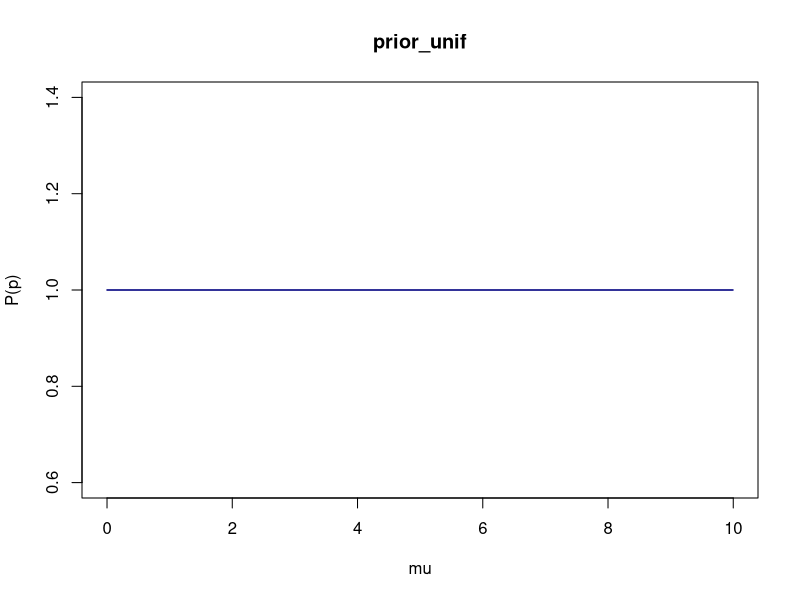
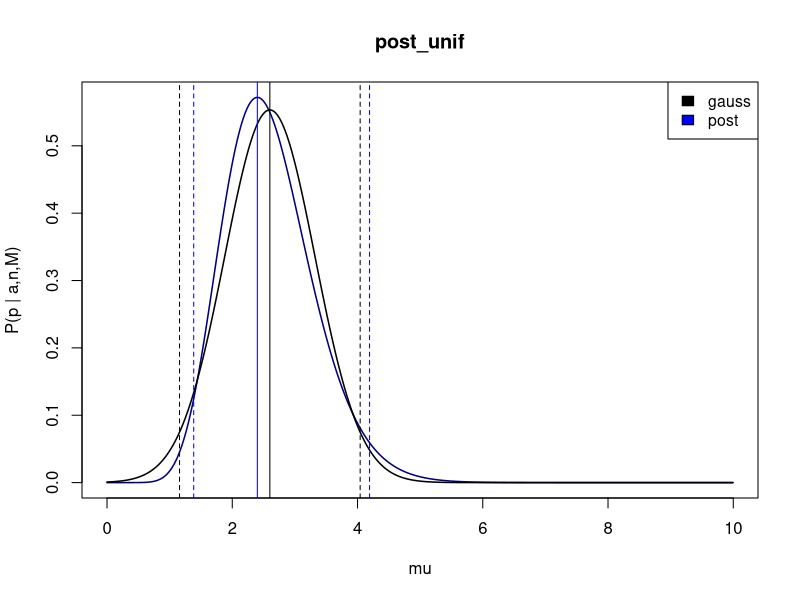
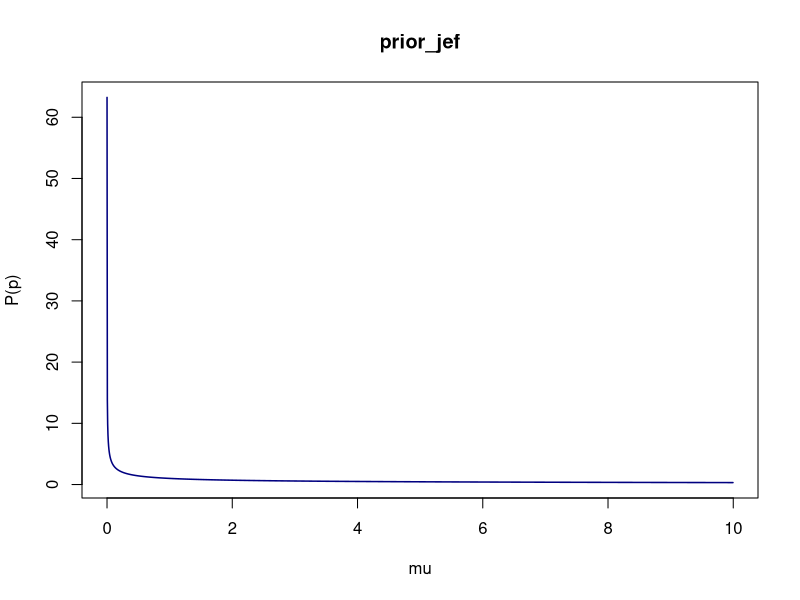
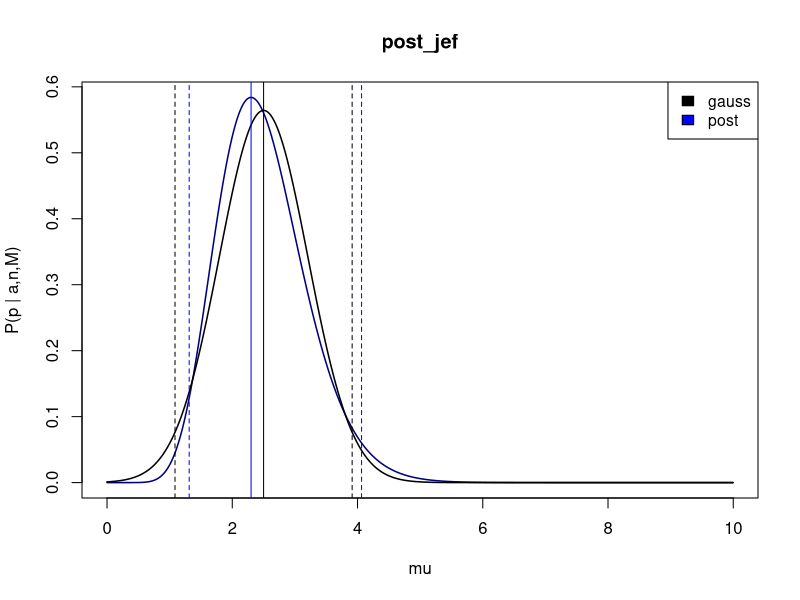
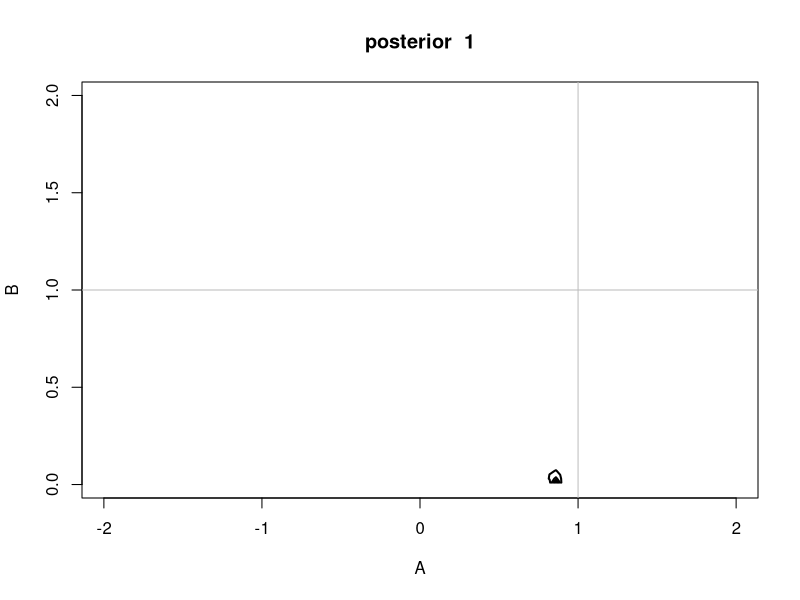
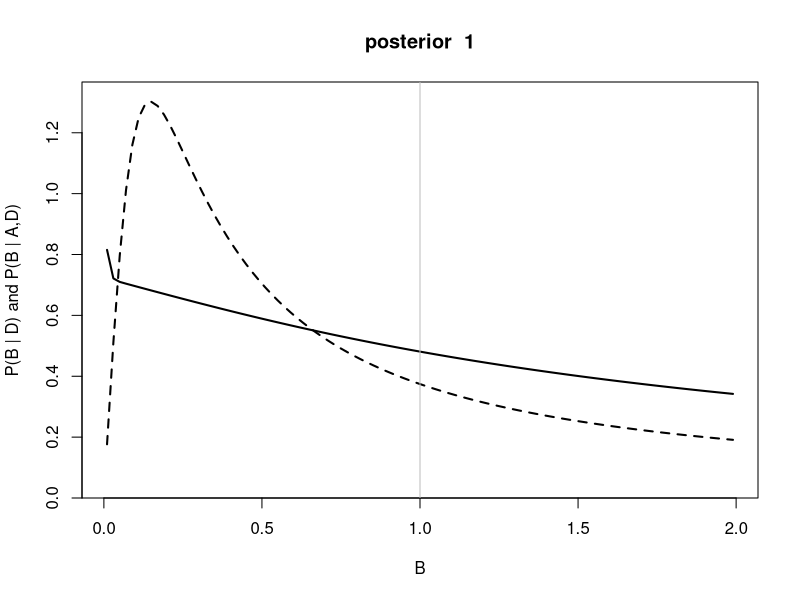
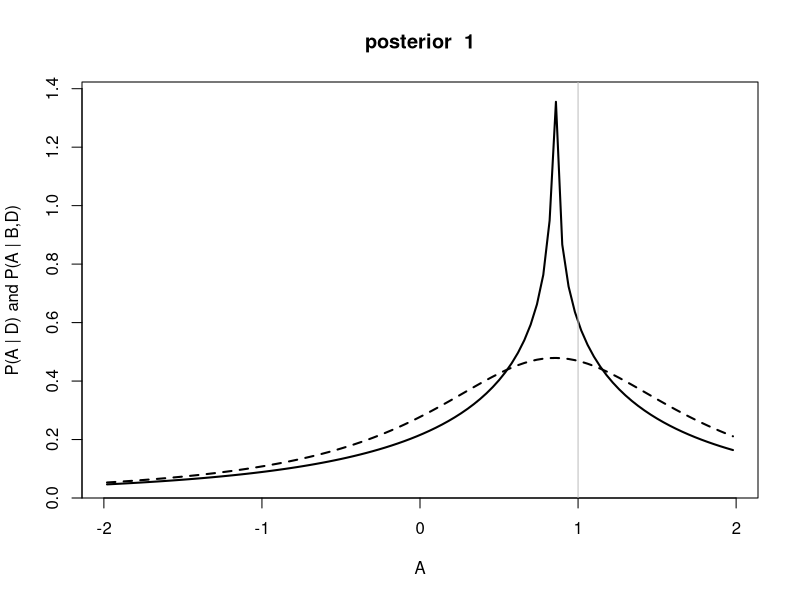
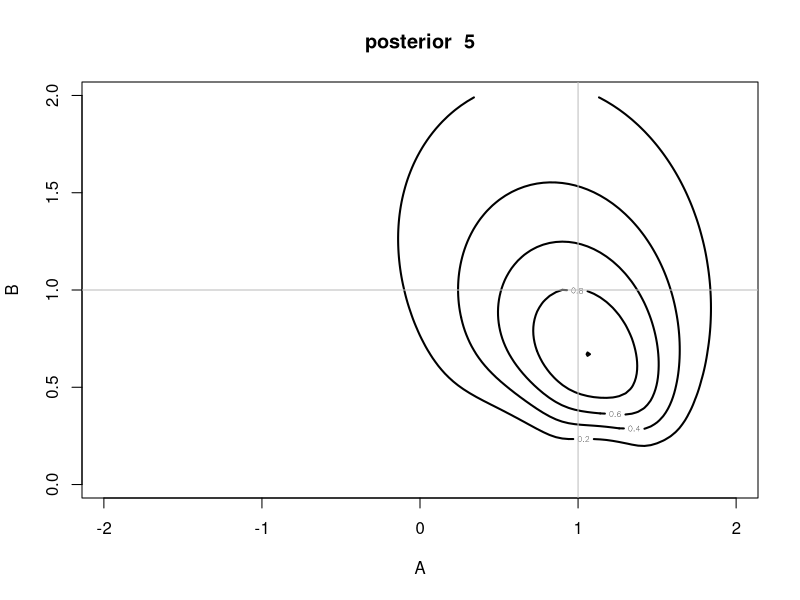

Generate these figures, in order, with R:
## ---- chunk 1
n_sample <- 2000
delta_mu <- 10/n_sample
mu <- seq(from=1/(2*n_sample), by=delta_mu , length.out=n_sample)

n <- 5

#unif
prior_unif <- dunif(mu)
prior_unif <- 0*mu+1
plot(mu, prior_unif, type="l", lwd=1.5, col='navy',  ylab="P(p)", main='prior_unif')

#post
a_unif <- 13
post_unif <- dgamma(mu, a_unif, n)
plot(mu, post_unif, type="l", lwd=1.5, col='navy',  ylab="P(p | a,n,M)", main='post_unif')

#mean
E_unif <- delta_mu*sum(mu*post_unif)
e_unif <- a_unif/n
#mode
mode_unif <- mu[which.max(post_unif)]

#var
E2_unif <- delta_mu*sum(mu^2*post_unif)
V_unif <- E2_unif - E_unif^2
v_unif <- a_unif/n^2
#sigma
S_unif <- sqrt(V_unif)
s_unif <- sqrt(v_unif)

#median
m_unif <- qgamma(1/2, a_unif, n)

#CL
x0_unif <- qgamma(0.025, a_unif, n)
x1_unif <- qgamma(0.975, a_unif, n)

#gauss approx
lines(mu, dnorm(mu, E_unif, S_unif), lwd=1.5)
abline(v=mode_unif, lty=1, col='blue')
abline(v=E_unif)
abline(v=x0_unif, lty=2, col='blue')
abline(v=x1_unif, lty=2, col='blue')
abline(v=E_unif+2*S_unif, lty=2)
abline(v=E_unif-2*S_unif, lty=2)
legend("topright", c("gauss","post"), fill = c("black", "blue"), cex=0.95)

#jefferis
prior_jef <- mu^(-1/2)
plot(mu, prior_jef, type="l", lwd=1.5, col='navy',  ylab="P(p)", main='prior_jef')

a_jef <- 25/2
post_jef <- dgamma(mu, a_jef, n)
plot(mu, post_jef, type="l", lwd=1.5, col='navy',  ylab="P(p | a,n,M)", main='post_jef')

E_jef <- delta_mu*sum(mu*post_jef)
e_jef <- a_jef/n
mode_jef <- mu[which.max(post_jef)]

E2_jef <- delta_mu*sum(mu^2*post_jef)
V_jef <- E2_jef - E_jef^2
v_jef <- a_jef/n^2
S_jef <- sqrt(V_jef)
s_jef <- sqrt(v_jef)

m_jef <- qgamma(1/2, a_jef, n)

x0_jef <- qgamma(0.025, a_jef, n)
x1_jef <- qgamma(0.975, a_jef, n)

lines(mu, dnorm(mu, E_jef, S_jef), lwd=1.5)
abline(v=mode_jef, lty=1, col='blue')
abline(v=E_jef)
abline(v=x0_jef, lty=2, col='blue')
abline(v=x1_jef, lty=2, col='blue')
abline(v=E_jef+2*S_jef, lty=2)
abline(v=E_jef-2*S_jef, lty=2)
legend("topright", c("gauss","post"), fill = c("black", "blue"), cex=0.95)

## ---- chunk 2
log_post <- function(a, b, data) {
  logL <- 0.0
  for (x in data) {
    logL <- logL - log(b*(1+ ((x-a)/b)^2))
  }
  return(logL)
}

# - Sampling grid for computing posterior
alim <- c(-2, 2)
blim <- c(0, 2)
Nsamp <- 100
uniGrid <- seq(from=1/(2*Nsamp), to=1-1/(2*Nsamp), by=1/Nsamp)
delta_a <- diff(alim )/ Nsamp
delta_b <- diff(blim )/ Nsamp
a <- alim[1] + diff(alim )* uniGrid
b <- blim[1] + diff(blim )* uniGrid

#simulate the data
data <- rnorm(200, 1, 2)

#n.str <- readline("Enter data set dimension: ")
#n.plot <- as.numeric(unlist(strsplit(n.str , ",")))
n_plot <- c(1, 5, 10, 50, 100, 200)
for (n in n_plot) {
dx <- data[1:n]

# Compute log unnormalized posterior , z = ln Pˆ*(a,b|D), on a regular grid
z <- matrix(data=NA , nrow=length(a), ncol=length(b))
for(j in 1:length(a)) {
  for(k in 1:length(b)) {
    z[j,k] <- log_post(a[j], b[k], dx)
  }
}
z <- z - max(z) # set maximum to zero

# Plot unnormalized 2D posterior as contours.
contour(a, b, exp(z),
    nlevels = 5,
    labcex = 0.5,
    lwd = 2,
    xlab="A",
    ylab="B", main=paste("posterior ", n))
abline(v=1, h=1, col="grey")

# Compute normalized marginalized posteriors , P(a|D) and P(b|D)
# by summing over other parameter. Normalize by gridding.
p_a_D <- apply(exp(z), 1, sum)
p_a_D <- p_a_D/( delta_a*sum(p_a_D))
p_b_D <- apply(exp(z), 2, sum)
p_b_D <- p_b_D/( delta_b*sum(p_b_D))

# Compute normalized conditional posteriors , P(a|b,D) and P(b|a,D)
# using true values of conditioned parameters. Vectorize(func , par)
# makes a vectorized function out of func in the parameter par.
A_true <- 1
B_true <- 1

p_a_bD <- exp( Vectorize (log_post , "a")(a, B_true, dx))
p_a_bD <- p_a_bD/( delta_a*sum(p_a_bD))
p_b_aD <- exp( Vectorize (log_post , "b")(A_true, b, dx))
p_b_aD <- p_b_aD/( delta_b*sum(p_b_aD))

# Plot the 1D marginalized posteriors
plot(b, p_b_D, xlab="B", yaxs="i",
ylim=1.05*c(0,max(p_b_D, p_b_aD)), ylab="P(B | D) and P(B | A,D)",
type="l", lwd=2, main=paste("posterior ", n))
lines(b, p_b_aD , lwd=2, lty=2)
abline(v=B_true , col="grey")

plot(a, p_a_D, xlab="A", yaxs="i",
ylim=1.05*c(0,max(p_a_D, p_a_bD)), ylab="P(A | D) and P(A | B,D)",
type="l", lwd=2, main=paste("posterior ", n))
lines(a, p_a_bD , lwd=2, lty=2)
abline(v=A_true , col="grey")
}
## ---- chunk 3
# - Generative model
signal <- function(x, a, b, x0, w, t) {
  sig <- t*(a*exp(-(x-x0)^2/(2*w^2))+b)
  return(sig)
}

# Define model parameters
x0 <- 0 # Signal peak
#w <- 1 # Signal width
A_true <- 2 # Signal amplitude
B_true <- 1 # Background amplitude
Delta_t <- 5 # Exposure time
samp_range <- 1

# Sampling grid for computing posterior
alim <- c(0.0, 4.0)
blim <- c(0.5, 1.5)
Nsamp <- 100
uniGrid <- seq(from=1/(2*Nsamp), to=1-1/(2*Nsamp), by=1/Nsamp) 
delta_a <- diff(alim)/Nsamp 
delta_b <- diff(blim)/Nsamp
a <- alim[1] + diff(alim)*uniGrid 
b <- blim[1] + diff(blim)*uniGrid

# Log posterior
log_post <- function(d, x, a, b, x0, w, t) {
    if(a<0 || b <0) {return(-Inf )} # the effect of the prior
    sum(dpois(d, lambda=signal(x, a, b, x0, w, t), log=TRUE))
}

z <- matrix(data=NA, nrow=length(a), ncol=length(b)) 

ww <- c(0.1, 0.25, 1, 2, 3)
for (w in ww) {

# - Generate the observed data
set.seed(205)
xdat <- seq(from=-7*samp_range, to=7*samp_range, by=0.5*w)
s_true <- signal(xdat , A_true , B_true , x0, w, Delta_t)
ddat <- rpois(length(s_true), s_true)
xplot <- seq(from=min(xdat), to=max(xdat), by=0.05*w)
splot <- signal(xplot , A_true , B_true , x0, w, Delta_t)
plot(xplot , splot ,xlab="x", ylab="Signal+Background counts")
par(new=TRUE)
xdat_off <- xdat -0.25
plot(xdat_off, ddat , type='s',col='firebrick3',
lwd=2,xlim=range(xplot), ylim=range(c(splot , ddat )))


# Compute log unnormalized posterior, z = ln Pˆ*(a,b|D), on a regular grid
#z <- matrix(data=NA, nrow=length(a), ncol=length(b)) 
for(j in 1:length(a)) {
    for(k in 1:length(b)) {
      z[j,k] <- log_post(ddat, xdat, a[j], b[k], x0, w, Delta_t)
    } 
  }
z <- z - max(z) # set maximum to zero

# Plot unnormalized 2D posterior as contours.
contour(a, b, exp(z),
    nlevels = 5,
    labcex = 0.5,
    lwd = 2,
    xlab="A",
    ylab="B", main=paste('posterior', w))
abline(v=2, h=1, col="grey")
}
## ---- chunk 4
# - Generative model
signal <- function(x, a, b, x0, w, t) {
  sig <- t*(a*exp(-(x-x0)^2/(2*w^2))+b)
  return(sig)
}

# Define model parameters
x0 <- 0 # Signal peak
w <- 1 # Signal width
#A_true <- 2 # Signal amplitude
B_true <- 1 # Background amplitude
Delta_t <- 5 # Exposure time

A <- c(1, 1.5, 2, 2.5,  3)
for (A_true in A) {

# - Generate the observed data
set.seed(205)
xdat <- seq(from=-7*w, to=7*w, by=0.5*w)
s_true <- signal(xdat , A_true , B_true , x0, w, Delta_t)
ddat <- rpois(length(s_true), s_true)
xplot <- seq(from=min(xdat), to=max(xdat), by=0.05*w)
splot <- signal(xplot , A_true , B_true , x0, w, Delta_t)
plot(xplot , splot ,xlab="x", ylab="Signal+Background counts")
par(new=TRUE)
xdat_off <- xdat -0.25
plot(xdat_off, ddat , type='s',col='firebrick3',
lwd=2,xlim=range(xplot), ylim=range(c(splot , ddat )))

# Log posterior
log_post <- function(d, x, a, b, x0, w, t) {
    if(a<0 || b <0) {return(-Inf )} # the effect of the prior
    sum(dpois(d, lambda=signal(x, a, b, x0, w, t), log=TRUE))
}

# Sampling grid for computing posterior
alim <- c(0.0, 4.0)
blim <- c(0.5, 1.5)
Nsamp <- 100
uniGrid <- seq(from=1/(2*Nsamp), to=1-1/(2*Nsamp), by=1/Nsamp) 
delta_a <- diff(alim)/Nsamp 
delta_b <- diff(blim)/Nsamp
a <- alim[1] + diff(alim)*uniGrid 
b <- blim[1] + diff(blim)*uniGrid

# Compute log unnormalized posterior, z = ln Pˆ*(a,b|D), on a regular grid
z <- matrix(data=NA, nrow=length(a), ncol=length(b)) 
for(j in 1:length(a)) {
    for(k in 1:length(b)) {
      z[j,k] <- log_post(ddat, xdat, a[j], b[k], x0, w, Delta_t)
    } 
  }
z <- z - max(z) # set maximum to zero

# Plot unnormalized 2D posterior as contours.
contour(a, b, exp(z),
    nlevels = 5,
    labcex = 0.5,
    lwd = 2,
    xlab="A",
    ylab="B" , main=paste('posterior', A_true))
abline(v=2, h=1, col="grey")
}
